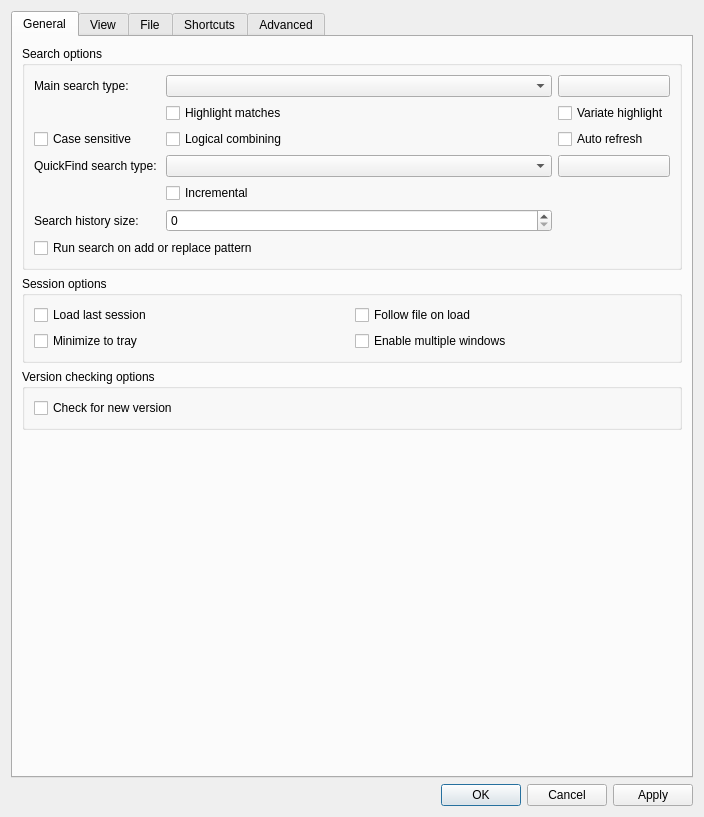
<?xml version="1.0" encoding="UTF-8"?>
<ui version="4.0">
 <class>OptionsDialog</class>
 <widget class="QDialog" name="OptionsDialog">
  <property name="geometry">
   <rect>
    <x>0</x>
    <y>0</y>
    <width>704</width>
    <height>817</height>
   </rect>
  </property>
  <property name="sizePolicy">
   <sizepolicy hsizetype="Fixed" vsizetype="Fixed">
    <horstretch>0</horstretch>
    <verstretch>0</verstretch>
   </sizepolicy>
  </property>
  <property name="windowTitle">
   <string>Klogg preferences</string>
  </property>
  <layout class="QVBoxLayout" name="verticalLayout_2">
   <item>
    <widget class="QTabWidget" name="tabWidget">
     <property name="enabled">
      <bool>true</bool>
     </property>
     <property name="currentIndex">
      <number>0</number>
     </property>
     <widget class="QWidget" name="general_tab">
      <attribute name="title">
       <string>General</string>
      </attribute>
      <layout class="QVBoxLayout" name="verticalLayout_3">
       <item>
        <widget class="QGroupBox" name="searchBox">
         <property name="sizePolicy">
          <sizepolicy hsizetype="Expanding" vsizetype="Fixed">
           <horstretch>0</horstretch>
           <verstretch>0</verstretch>
          </sizepolicy>
         </property>
         <property name="title">
          <string>Search options</string>
         </property>
         <layout class="QVBoxLayout" name="verticalLayout_4">
          <item>
           <layout class="QGridLayout" name="gridLayout">
            <item row="0" column="2">
             <widget class="QPushButton" name="mainSearchColorButton">
              <property name="text">
               <string/>
              </property>
             </widget>
            </item>
            <item row="1" column="1">
             <widget class="QCheckBox" name="highlightMainSearchCheckBox">
              <property name="text">
               <string>Highlight matches</string>
              </property>
             </widget>
            </item>
            <item row="7" column="1">
             <widget class="QCheckBox" name="incrementalCheckBox">
              <property name="layoutDirection">
               <enum>Qt::LeftToRight</enum>
              </property>
              <property name="text">
               <string>Incremental</string>
              </property>
             </widget>
            </item>
            <item row="8" column="0">
             <widget class="QLabel" name="label_11">
              <property name="text">
               <string>Search history size:</string>
              </property>
             </widget>
            </item>
            <item row="1" column="2">
             <widget class="QCheckBox" name="variateHighlightCheckBox">
              <property name="text">
               <string>Variate highlight</string>
              </property>
             </widget>
            </item>
            <item row="0" column="0">
             <widget class="QLabel" name="label_3">
              <property name="text">
               <string>Main search type: </string>
              </property>
             </widget>
            </item>
            <item row="9" column="0" colspan="2">
             <widget class="QCheckBox" name="autoRunSearchOnAddCheckBox">
              <property name="text">
               <string>Run search on add or replace pattern</string>
              </property>
             </widget>
            </item>
            <item row="4" column="0">
             <widget class="QLabel" name="label_4">
              <property name="text">
               <string>QuickFind search type: </string>
              </property>
             </widget>
            </item>
            <item row="8" column="1">
             <widget class="QSpinBox" name="searchHistorySpinBox">
              <property name="maximum">
               <number>999</number>
              </property>
             </widget>
            </item>
            <item row="0" column="1">
             <widget class="QComboBox" name="mainSearchBox">
              <property name="sizePolicy">
               <sizepolicy hsizetype="Expanding" vsizetype="Fixed">
                <horstretch>0</horstretch>
                <verstretch>0</verstretch>
               </sizepolicy>
              </property>
             </widget>
            </item>
            <item row="4" column="2">
             <widget class="QPushButton" name="quickFindColorButton">
              <property name="text">
               <string/>
              </property>
             </widget>
            </item>
            <item row="4" column="1">
             <widget class="QComboBox" name="quickFindSearchBox">
              <property name="sizePolicy">
               <sizepolicy hsizetype="Expanding" vsizetype="Fixed">
                <horstretch>0</horstretch>
                <verstretch>0</verstretch>
               </sizepolicy>
              </property>
             </widget>
            </item>
            <item row="2" column="0">
             <widget class="QCheckBox" name="caseSensitiveCheckBox">
              <property name="text">
               <string>Case sensitive</string>
              </property>
             </widget>
            </item>
            <item row="2" column="1">
             <widget class="QCheckBox" name="logicalCombiningCheckBox">
              <property name="text">
               <string>Logical combining</string>
              </property>
             </widget>
            </item>
            <item row="2" column="2">
             <widget class="QCheckBox" name="autoRefreshCheckBox">
              <property name="text">
               <string>Auto refresh</string>
              </property>
             </widget>
            </item>
           </layout>
          </item>
         </layout>
        </widget>
       </item>
       <item>
        <widget class="QGroupBox" name="sessionBox">
         <property name="title">
          <string>Session options</string>
         </property>
         <layout class="QGridLayout" name="gridLayout_2">
          <item row="2" column="0">
           <widget class="QCheckBox" name="minimizeToTrayCheckBox">
            <property name="text">
             <string>Minimize to tray</string>
            </property>
           </widget>
          </item>
          <item row="0" column="0">
           <widget class="QCheckBox" name="loadLastSessionCheckBox">
            <property name="text">
             <string>Load last session</string>
            </property>
           </widget>
          </item>
          <item row="0" column="1">
           <widget class="QCheckBox" name="followFileOnLoadCheckBox">
            <property name="text">
             <string>Follow file on load</string>
            </property>
           </widget>
          </item>
          <item row="2" column="1">
           <widget class="QCheckBox" name="multipleWindowsCheckBox">
            <property name="text">
             <string>Enable multiple windows</string>
            </property>
           </widget>
          </item>
         </layout>
        </widget>
       </item>
       <item>
        <widget class="QGroupBox" name="versionCheckingBox">
         <property name="title">
          <string>Version checking options</string>
         </property>
         <layout class="QVBoxLayout" name="verticalLayout_7">
          <item>
           <widget class="QCheckBox" name="checkForNewVersionCheckBox">
            <property name="text">
             <string>Check for new version</string>
            </property>
           </widget>
          </item>
         </layout>
        </widget>
       </item>
       <item>
        <spacer name="verticalSpacer">
         <property name="orientation">
          <enum>Qt::Vertical</enum>
         </property>
         <property name="sizeHint" stdset="0">
          <size>
           <width>20</width>
           <height>0</height>
          </size>
         </property>
        </spacer>
       </item>
      </layout>
     </widget>
     <widget class="QWidget" name="viewTab">
      <attribute name="title">
       <string>View</string>
      </attribute>
      <layout class="QVBoxLayout" name="verticalLayout_12">
       <item>
        <widget class="QGroupBox" name="textGroupBox">
         <property name="sizePolicy">
          <sizepolicy hsizetype="Expanding" vsizetype="Fixed">
           <horstretch>0</horstretch>
           <verstretch>0</verstretch>
          </sizepolicy>
         </property>
         <property name="title">
          <string>Text</string>
         </property>
         <layout class="QVBoxLayout" name="verticalLayout_13">
          <item>
           <layout class="QVBoxLayout" name="verticalLayout_18">
            <item>
             <layout class="QHBoxLayout" name="horizontalLayout_7">
              <item>
               <widget class="QLabel" name="label">
                <property name="text">
                 <string>Font family: </string>
                </property>
               </widget>
              </item>
              <item>
               <widget class="QComboBox" name="fontFamilyBox">
                <property name="sizePolicy">
                 <sizepolicy hsizetype="Expanding" vsizetype="Fixed">
                  <horstretch>0</horstretch>
                  <verstretch>0</verstretch>
                 </sizepolicy>
                </property>
               </widget>
              </item>
              <item>
               <widget class="QLabel" name="label_2">
                <property name="text">
                 <string>Font size: </string>
                </property>
               </widget>
              </item>
              <item>
               <widget class="QComboBox" name="fontSizeBox">
                <property name="sizePolicy">
                 <sizepolicy hsizetype="Expanding" vsizetype="Fixed">
                  <horstretch>0</horstretch>
                  <verstretch>0</verstretch>
                 </sizepolicy>
                </property>
               </widget>
              </item>
             </layout>
            </item>
            <item>
             <layout class="QHBoxLayout" name="horizontalLayout_9"/>
            </item>
            <item>
             <widget class="QCheckBox" name="fontSmoothCheckBox">
              <property name="text">
               <string>Force font anti-aliasing</string>
              </property>
             </widget>
            </item>
            <item>
             <widget class="QCheckBox" name="boldFontCheckBox">
              <property name="text">
               <string>Use bold font (if supported by selected font)</string>
              </property>
             </widget>
            </item>
            <item>
             <widget class="QCheckBox" name="wrapTextCheckBox">
              <property name="text">
               <string>Enable text wrap on file open</string>
              </property>
             </widget>
            </item>
           </layout>
          </item>
         </layout>
        </widget>
       </item>
       <item>
        <layout class="QHBoxLayout" name="horizontalLayout_8">
         <item>
          <widget class="QGroupBox" name="languageGroupBox">
           <property name="title">
            <string>Language</string>
           </property>
           <layout class="QGridLayout" name="gridLayout_3">
            <item row="0" column="0">
             <widget class="QComboBox" name="languageComboBox"/>
            </item>
           </layout>
          </widget>
         </item>
         <item>
          <widget class="QGroupBox" name="styleBox">
           <property name="title">
            <string>Widget style</string>
           </property>
           <layout class="QVBoxLayout" name="verticalLayout_15">
            <item>
             <widget class="QComboBox" name="styleComboBox"/>
            </item>
           </layout>
          </widget>
         </item>
         <item>
          <widget class="QGroupBox" name="colorThemeBox">
           <property name="title">
            <string>Color theme</string>
           </property>
           <layout class="QVBoxLayout" name="colorThemeLayout">
            <item>
             <widget class="QComboBox" name="colorThemeComboBox"/>
            </item>
           </layout>
          </widget>
         </item>
        </layout>
       </item>
       <item>
        <widget class="QGroupBox" name="hidpiGroupBox">
         <property name="title">
          <string>High DPI</string>
         </property>
         <layout class="QVBoxLayout" name="verticalLayout_14">
          <item>
           <widget class="QCheckBox" name="enableQtHiDpiCheckBox">
            <property name="text">
             <string>Enable Qt High DPI support</string>
            </property>
            <property name="checked">
             <bool>true</bool>
            </property>
           </widget>
          </item>
          <item>
           <layout class="QHBoxLayout" name="horizontalLayout_2">
            <item>
             <widget class="QLabel" name="label_7">
              <property name="text">
               <string>Scale rounding:</string>
              </property>
             </widget>
            </item>
            <item>
             <widget class="QComboBox" name="scaleRoundingComboBox">
              <property name="sizePolicy">
               <sizepolicy hsizetype="Expanding" vsizetype="Fixed">
                <horstretch>0</horstretch>
                <verstretch>0</verstretch>
               </sizepolicy>
              </property>
              <item>
               <property name="text">
                <string>Round</string>
               </property>
              </item>
              <item>
               <property name="text">
                <string>Ceil</string>
               </property>
              </item>
              <item>
               <property name="text">
                <string>Floor</string>
               </property>
              </item>
              <item>
               <property name="text">
                <string>RoundPreferFloor</string>
               </property>
              </item>
              <item>
               <property name="text">
                <string>PassThrough</string>
               </property>
              </item>
             </widget>
            </item>
           </layout>
          </item>
          <item>
           <widget class="QLabel" name="label_10">
            <property name="text">
             <string>Need to restart application to apply these settings</string>
            </property>
           </widget>
          </item>
         </layout>
        </widget>
       </item>
       <item>
        <widget class="QGroupBox" name="viewOtherGroupBox">
         <property name="title">
          <string>Miscellaneous</string>
         </property>
         <layout class="QVBoxLayout" name="verticalLayout_6">
          <item>
           <widget class="QCheckBox" name="hideAnsiColorsCheckBox">
            <property name="enabled">
             <bool>true</bool>
            </property>
            <property name="text">
             <string>Hide ANSI Colors (search performance will be reduced)</string>
            </property>
            <property name="checked">
             <bool>false</bool>
            </property>
           </widget>
          </item>
         </layout>
        </widget>
       </item>
       <item>
        <spacer name="verticalSpacer_4">
         <property name="orientation">
          <enum>Qt::Vertical</enum>
         </property>
         <property name="sizeHint" stdset="0">
          <size>
           <width>20</width>
           <height>40</height>
          </size>
         </property>
        </spacer>
       </item>
      </layout>
     </widget>
     <widget class="QWidget" name="file_watch_tab">
      <attribute name="title">
       <string>File</string>
      </attribute>
      <layout class="QVBoxLayout" name="verticalLayout_9">
       <item>
        <widget class="QGroupBox" name="fileChangeBox">
         <property name="title">
          <string>File change monitoring</string>
         </property>
         <layout class="QVBoxLayout" name="verticalLayout">
          <item>
           <widget class="QCheckBox" name="nativeFileWatchCheckBox">
            <property name="text">
             <string>Enable filesystem change monitoring</string>
            </property>
           </widget>
          </item>
          <item>
           <widget class="QCheckBox" name="pollingCheckBox">
            <property name="text">
             <string>Enable polling</string>
            </property>
           </widget>
          </item>
          <item>
           <layout class="QHBoxLayout" name="horizontalLayout_5">
            <item>
             <widget class="QLabel" name="label_5">
              <property name="text">
               <string>Polling interval (ms):</string>
              </property>
             </widget>
            </item>
            <item>
             <widget class="QLineEdit" name="pollIntervalLineEdit">
              <property name="maximumSize">
               <size>
                <width>16777215</width>
                <height>16777215</height>
               </size>
              </property>
              <property name="inputMethodHints">
               <set>Qt::ImhDigitsOnly</set>
              </property>
             </widget>
            </item>
           </layout>
          </item>
          <item>
           <widget class="QCheckBox" name="fastModificationDetectionCheckBox">
            <property name="text">
             <string>Use fast modification detection</string>
            </property>
           </widget>
          </item>
          <item>
           <widget class="QCheckBox" name="allowFollowOnScrollCheckBox">
            <property name="text">
             <string>Turn on follow on scroll past the end</string>
            </property>
           </widget>
          </item>
         </layout>
        </widget>
       </item>
       <item>
        <widget class="QGroupBox" name="encodingGroupBox">
         <property name="title">
          <string>Encoding</string>
         </property>
         <layout class="QVBoxLayout" name="verticalLayout_17">
          <item>
           <layout class="QHBoxLayout" name="horizontalLayout_3">
            <item>
             <widget class="QLabel" name="label_12">
              <property name="text">
               <string>Encoding for new files</string>
              </property>
             </widget>
            </item>
            <item>
             <widget class="QComboBox" name="encodingComboBox"/>
            </item>
           </layout>
          </item>
         </layout>
        </widget>
       </item>
       <item>
        <widget class="QGroupBox" name="recentFilesBox">
         <property name="sizePolicy">
          <sizepolicy hsizetype="Expanding" vsizetype="Fixed">
           <horstretch>0</horstretch>
           <verstretch>0</verstretch>
          </sizepolicy>
         </property>
         <property name="layoutDirection">
          <enum>Qt::LeftToRight</enum>
         </property>
         <property name="title">
          <string>Recent files</string>
         </property>
         <layout class="QVBoxLayout" name="verticalLayout_recentFilesBox">
          <item>
           <layout class="QHBoxLayout" name="horizontalLayout_6">
            <item>
             <widget class="QLabel" name="recentFilesLabel">
              <property name="sizePolicy">
               <sizepolicy hsizetype="Preferred" vsizetype="Preferred">
                <horstretch>1</horstretch>
                <verstretch>0</verstretch>
               </sizepolicy>
              </property>
              <property name="text">
               <string>Show the number of recently opened files:</string>
              </property>
             </widget>
            </item>
            <item>
             <widget class="QSpinBox" name="filesHistoryMaxItemsSpinBox">
              <property name="sizePolicy">
               <sizepolicy hsizetype="Minimum" vsizetype="Fixed">
                <horstretch>0</horstretch>
                <verstretch>0</verstretch>
               </sizepolicy>
              </property>
             </widget>
            </item>
           </layout>
          </item>
         </layout>
        </widget>
       </item>
       <item>
        <widget class="QGroupBox" name="archivesGroupBox">
         <property name="title">
          <string>Archives</string>
         </property>
         <layout class="QVBoxLayout" name="verticalLayout_10">
          <item>
           <widget class="QCheckBox" name="extractArchivesCheckBox">
            <property name="text">
             <string>Extract archives</string>
            </property>
           </widget>
          </item>
          <item>
           <widget class="QCheckBox" name="extractArchivesAlwaysCheckBox">
            <property name="text">
             <string>Extract archives without confirmation</string>
            </property>
           </widget>
          </item>
         </layout>
        </widget>
       </item>
       <item>
        <widget class="QGroupBox" name="downloadGroupBox">
         <property name="title">
          <string>File download</string>
         </property>
         <layout class="QVBoxLayout" name="verticalLayout_11">
          <item>
           <widget class="QCheckBox" name="verifySslCheckBox">
            <property name="text">
             <string>Verify certificates for https connections</string>
            </property>
            <property name="checked">
             <bool>true</bool>
            </property>
           </widget>
          </item>
         </layout>
        </widget>
       </item>
       <item>
        <spacer name="verticalSpacer_3">
         <property name="orientation">
          <enum>Qt::Vertical</enum>
         </property>
         <property name="sizeHint" stdset="0">
          <size>
           <width>20</width>
           <height>40</height>
          </size>
         </property>
        </spacer>
       </item>
      </layout>
     </widget>
     <widget class="QWidget" name="shortcutsTab">
      <attribute name="title">
       <string>Shortcuts</string>
      </attribute>
      <layout class="QVBoxLayout" name="verticalLayout_16">
       <item>
        <widget class="QTableWidget" name="shortcutsTable">
         <property name="columnCount">
          <number>3</number>
         </property>
         <attribute name="verticalHeaderVisible">
          <bool>false</bool>
         </attribute>
         <column/>
         <column/>
         <column/>
        </widget>
       </item>
       <item>
        <layout class="QHBoxLayout" name="horizontalLayout_0">
         <item>
          <spacer name="horizontalSpacer">
           <property name="orientation">
            <enum>Qt::Horizontal</enum>
           </property>
           <property name="sizeHint" stdset="0">
            <size>
             <width>40</width>
             <height>20</height>
            </size>
           </property>
          </spacer>
         </item>
         <item>
          <widget class="QPushButton" name="restoreShortcutsDefaults">
           <property name="text">
            <string>Restore defaults</string>
           </property>
          </widget>
         </item>
        </layout>
       </item>
      </layout>
     </widget>
     <widget class="QWidget" name="advanced_tab">
      <property name="enabled">
       <bool>true</bool>
      </property>
      <attribute name="title">
       <string>Advanced</string>
      </attribute>
      <layout class="QVBoxLayout" name="verticalLayout_5">
       <item>
        <widget class="QGroupBox" name="perfBox">
         <property name="title">
          <string>Indexing and search</string>
         </property>
         <layout class="QVBoxLayout" name="verticalLayout_20">
          <item>
           <layout class="QVBoxLayout" name="verticalLayout_19">
            <item>
             <layout class="QFormLayout" name="formLayout_2">
              <item row="0" column="0">
               <widget class="QLabel" name="regexpEngineLabel">
                <property name="text">
                 <string>Regular expressions engine:</string>
                </property>
               </widget>
              </item>
              <item row="0" column="1">
               <widget class="QComboBox" name="regexpEngineComboBox">
                <property name="sizePolicy">
                 <sizepolicy hsizetype="MinimumExpanding" vsizetype="Fixed">
                  <horstretch>0</horstretch>
                  <verstretch>0</verstretch>
                 </sizepolicy>
                </property>
               </widget>
              </item>
              <item row="1" column="0">
               <widget class="QLabel" name="label_8">
                <property name="text">
                 <string>Index file read buffer (Mib):</string>
                </property>
               </widget>
              </item>
              <item row="1" column="1">
               <widget class="QSpinBox" name="indexReadBufferSpinBox">
                <property name="sizePolicy">
                 <sizepolicy hsizetype="MinimumExpanding" vsizetype="Fixed">
                  <horstretch>0</horstretch>
                  <verstretch>0</verstretch>
                 </sizepolicy>
                </property>
                <property name="maximum">
                 <number>256</number>
                </property>
               </widget>
              </item>
              <item row="2" column="0">
               <widget class="QLabel" name="label_9">
                <property name="text">
                 <string>Search read buffer (lines):</string>
                </property>
               </widget>
              </item>
              <item row="2" column="1">
               <widget class="QSpinBox" name="searchReadBufferSpinBox">
                <property name="sizePolicy">
                 <sizepolicy hsizetype="MinimumExpanding" vsizetype="Fixed">
                  <horstretch>0</horstretch>
                  <verstretch>0</verstretch>
                 </sizepolicy>
                </property>
                <property name="suffix">
                 <string/>
                </property>
                <property name="maximum">
                 <number>100000</number>
                </property>
               </widget>
              </item>
             </layout>
            </item>
            <item>
             <widget class="QCheckBox" name="keepFileClosedCheckBox">
              <property name="toolTip">
               <string>File will be kept closed as much as possible. Affects only files opened after check state changed</string>
              </property>
              <property name="text">
               <string>Keep file closed (file reload required)</string>
              </property>
             </widget>
            </item>
            <item>
             <widget class="QCheckBox" name="compressedIndexCheckBox">
              <property name="text">
               <string>Use compressed index (file reload required)</string>
              </property>
              <property name="checked">
               <bool>true</bool>
              </property>
             </widget>
            </item>
            <item>
             <widget class="QCheckBox" name="parallelSearchCheckBox">
              <property name="text">
               <string>Use parallel search</string>
              </property>
              <property name="checked">
               <bool>true</bool>
              </property>
             </widget>
            </item>
            <item>
             <widget class="QCheckBox" name="optimizeForNotLatinEncodingsCheckBox">
              <property name="text">
               <string>Optimize search for non-latin encodings</string>
              </property>
             </widget>
            </item>
           </layout>
          </item>
         </layout>
        </widget>
       </item>
       <item>
        <widget class="QGroupBox" name="cachingBox">
         <property name="title">
          <string>Caching</string>
         </property>
         <property name="alignment">
          <set>Qt::AlignLeading|Qt::AlignLeft|Qt::AlignVCenter</set>
         </property>
         <property name="flat">
          <bool>false</bool>
         </property>
         <layout class="QFormLayout" name="formLayout">
          <property name="labelAlignment">
           <set>Qt::AlignLeading|Qt::AlignLeft|Qt::AlignVCenter</set>
          </property>
          <item row="0" column="0" colspan="2">
           <widget class="QCheckBox" name="searchResultsCacheCheckBox">
            <property name="text">
             <string>Enable search results cache</string>
            </property>
            <property name="checked">
             <bool>true</bool>
            </property>
           </widget>
          </item>
          <item row="1" column="0">
           <widget class="QLabel" name="label_6">
            <property name="text">
             <string>Search cache size (lines):</string>
            </property>
           </widget>
          </item>
          <item row="1" column="1">
           <widget class="QSpinBox" name="searchCacheSpinBox">
            <property name="sizePolicy">
             <sizepolicy hsizetype="MinimumExpanding" vsizetype="Fixed">
              <horstretch>0</horstretch>
              <verstretch>0</verstretch>
             </sizepolicy>
            </property>
            <property name="maximum">
             <number>10000000</number>
            </property>
            <property name="value">
             <number>100000</number>
            </property>
           </widget>
          </item>
         </layout>
        </widget>
       </item>
       <item>
        <widget class="QGroupBox" name="loggingBox">
         <property name="title">
          <string>Logging</string>
         </property>
         <layout class="QVBoxLayout" name="verticalLayout_8">
          <item>
           <widget class="QCheckBox" name="loggingCheckBox">
            <property name="text">
             <string>Enable logging</string>
            </property>
           </widget>
          </item>
          <item>
           <layout class="QHBoxLayout" name="horizontalLayout_4">
            <item>
             <widget class="QLabel" name="verbosityLabel">
              <property name="text">
               <string>Verbosity</string>
              </property>
             </widget>
            </item>
            <item>
             <widget class="QSpinBox" name="verbositySpinBox">
              <property name="enabled">
               <bool>false</bool>
              </property>
              <property name="maximum">
               <number>6</number>
              </property>
             </widget>
            </item>
           </layout>
          </item>
         </layout>
        </widget>
       </item>
       <item>
        <spacer name="verticalSpacer_2">
         <property name="orientation">
          <enum>Qt::Vertical</enum>
         </property>
         <property name="sizeHint" stdset="0">
          <size>
           <width>20</width>
           <height>20</height>
          </size>
         </property>
        </spacer>
       </item>
      </layout>
     </widget>
    </widget>
   </item>
   <item>
    <widget class="QDialogButtonBox" name="buttonBox">
     <property name="orientation">
      <enum>Qt::Horizontal</enum>
     </property>
     <property name="standardButtons">
      <set>QDialogButtonBox::Apply|QDialogButtonBox::Cancel|QDialogButtonBox::Ok</set>
     </property>
    </widget>
   </item>
  </layout>
 </widget>
 <resources/>
 <connections/>
 <designerdata>
  <property name="gridDeltaX">
   <number>10</number>
  </property>
  <property name="gridDeltaY">
   <number>10</number>
  </property>
  <property name="gridSnapX">
   <bool>true</bool>
  </property>
  <property name="gridSnapY">
   <bool>true</bool>
  </property>
  <property name="gridVisible">
   <bool>true</bool>
  </property>
 </designerdata>
</ui>
